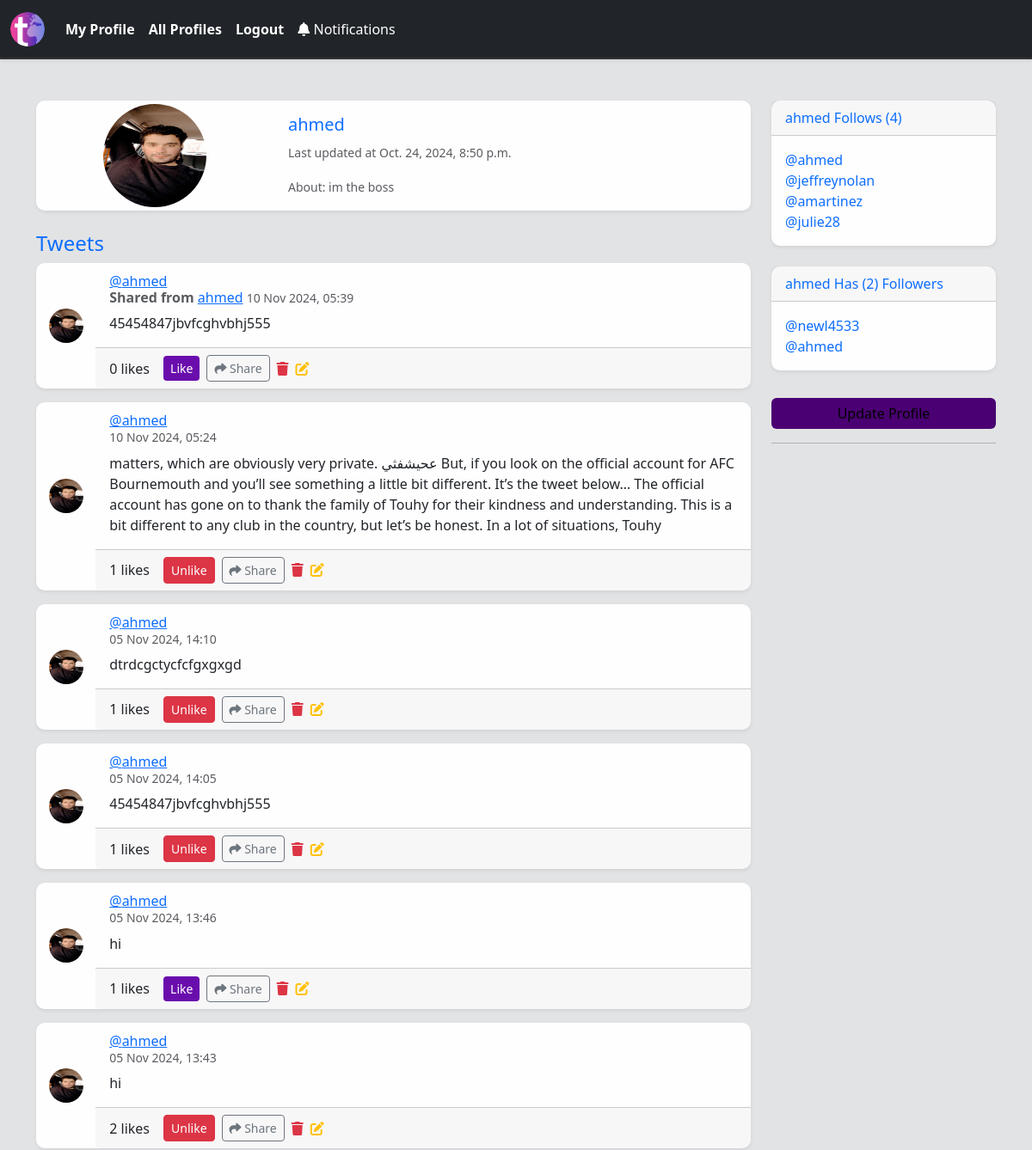
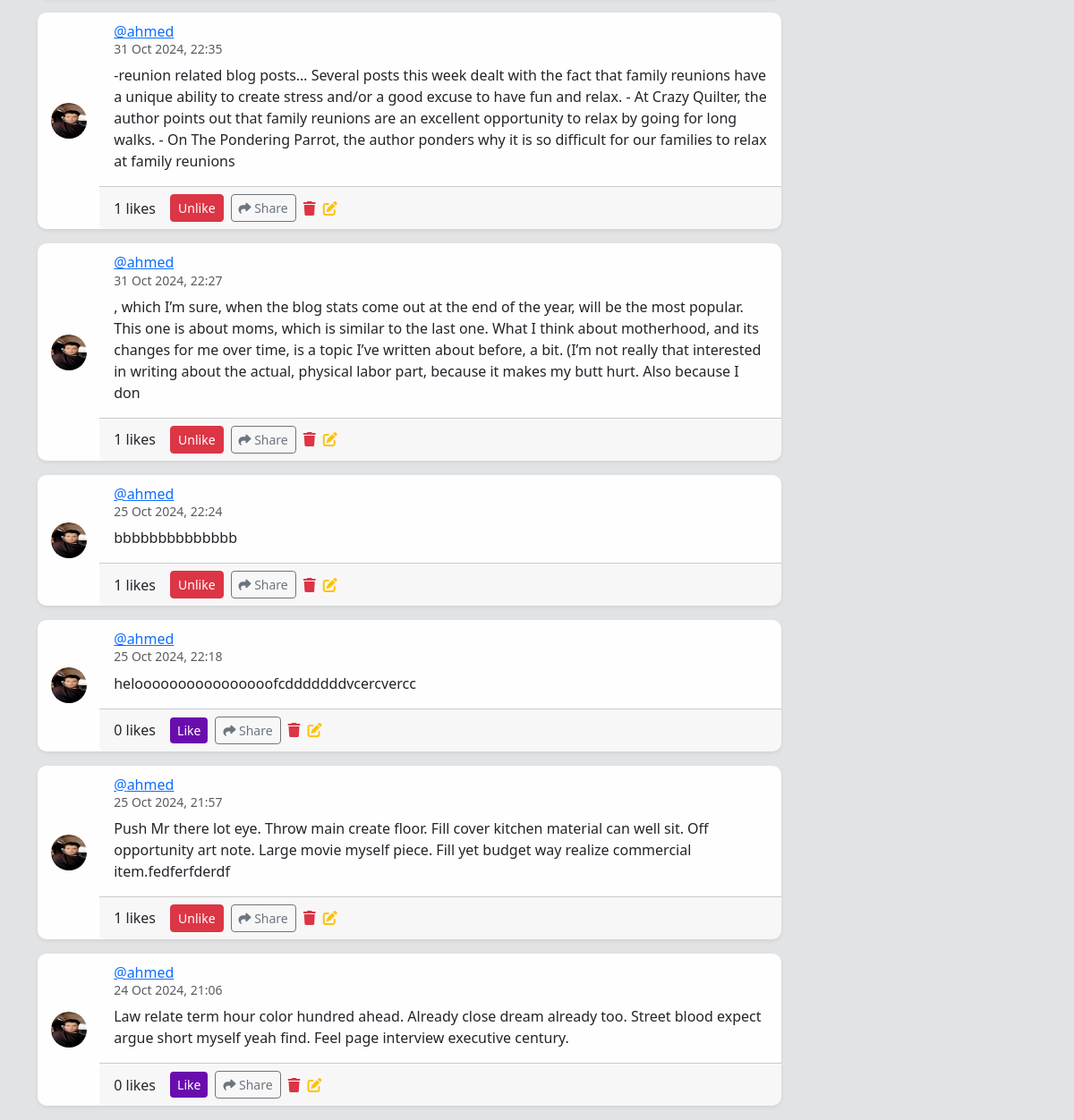
Screenshot of /profile/1 (signed in) with the database file from the repository (2 pictures, top to bottom).
### tweets/models.py (models this page shows, shortened)
class Profile(models.Model):
    user= models.OneToOneField(User , on_delete= models.CASCADE)
    follows= models.ManyToManyField('self' , related_name='followed_by' , symmetrical=False ,blank=True)
    updated= models.DateTimeField(auto_now_add=True)
    bio=models.TextField(max_length=200 , blank=True, null=True)
    image= models.ImageField(blank=True , null= True , upload_to='images/')
    def following_count(self):
        return self.follows.count()
    def followers_count(self):
        return self.followed_by.count()

class Post (models.Model):
    user= models.ForeignKey(User , on_delete=models.CASCADE , related_name='histweets')
    body= models.TextField(max_length=200)
    created= models.DateTimeField(auto_now= True)
    original_user=models.ForeignKey(User, on_delete=models.CASCADE , null=True ,blank=True)
    likes= models.ManyToManyField(User  , related_name='liked', blank=True )
    def likes_number(self):
        return self.likes.count()

### tweets/views.py (the view)
# urls.py: path('profile/<int:pk>', views.show_profile, name= 'profile'),
def show_profile(request,pk):
    if request.user.is_authenticated:
        profile= Profile.objects.get(user_id=pk)
        tweets= Post.objects.filter (user_id=pk).order_by('-created')
        following_count= profile.following_count()
        followers_count= profile.followers_count()
        if request.method== 'POST':
            result= request.POST['follow']
            if result== 'unfollow':
                request.user.profile.follows.remove(profile)
            else :
                request.user.profile.follows.add(profile)
        return render(request,'profile.html',{'profile':profile ,'tweets':tweets ,'following_count':following_count ,'followers_count':followers_count})
    else:
        messages.success(request, ("You Must Be Logged In To View This Page..."))
        return redirect('home')

### tweets/context_processors.py (called while the page is built)
def notifications_count(request):
    if request.user.is_authenticated:
        count = Notification.objects.filter(user=request.user, is_read=False).count()
    else:
        count = 0
    return {'notifications_count': count}

### templates/profile.html (shortened to what this page needs)
{% extends 'base.html' %}
{% load static %}
{% block content %}
<br><br>
<div class="container">
    <div class="row">
        <div class="col-md-9">
            {% if profile %}
            <div class="card mb-3 profile-card shadow-sm">
                <div class="row g-0">
                    <div class="col-md-4 d-flex align-items-center justify-content-center">
                        {% if profile.image %}
                            <img src="{{ profile.image.url }}" class="img-fluid rounded-circle" alt="Profile Image" style="width: 120px; height: 120px;">
                        {% else %}
                            <img src="{% static 'images/default_profile_pic.png' %}" class="img-fluid rounded-circle" alt="Default Image" style="width: 120px; height: 120px;">
                        {% endif %}
                    </div>
                    <div class="col-md-8">
                        <div class="card-body">
                            <h5 class="card-title text-primary">{{ profile.user.username }}</h5>
                            <p class="card-text"><small class="text-muted">Last updated at {{ profile.updated }}</small></p>
                            <p class="card-text"><small class="text-muted">About: {{ profile.bio }}</small></p>
                        </div>
                    </div>
                </div>
            </div>
            {% endif %}
            {% if tweets %}
            <div class="mt-4">
                <h4 class="text-primary">Tweets</h4>
                {% for tweet in tweets %}
                <div class="card mb-3 tweet-card shadow-sm">
                    <div class="row g-0">
                        <div class="col-md-1 d-flex align-items-center justify-content-center">
                            {% if tweet.user.profile.image %}
                                <img src="{{ tweet.user.profile.image.url }}" class="img-fluid rounded-circle" alt="User Image" style="width: 40px; height: 40px;">
                            {% else %}
                                <img src="{% static 'images/default_profile_pic.png' %}" class="img-fluid rounded-circle" alt="Default User Image" style="width: 40px; height: 40px;">
                            {% endif %}
                        </div>
                        <div class="col-md-11">
                            <div class="card-body">
                                <h6 class="card-subtitle mb-2 text-muted">
                                    <a href="{% url 'profile' tweet.user.id %}" class="text-primary">@{{ tweet.user.username }}</a><br>
                                    {% if tweet.original_user %}
                                        <strong>Shared from</strong> <a href="{% url 'profile' tweet.original_user.id %}" class="text-primary">{{ tweet.original_user }}</a>
                                    {% endif %}
                                    <small class="text-muted">{{ tweet.created|date:"d M Y, H:i" }}</small>
                                </h6>
                                <p class="card-text">{{ tweet.body }}</p>
                            </div>
                            <div class="card-footer d-flex justify-content-between align-items-center">
                                <div class="d-flex align-items-center">
                                    <span class="me-3">{{ tweet.likes_number }} likes</span>
                                    {% if user in tweet.likes.all %}
                                        <a href="{% url 'post_like' tweet.id %}">
                                            <button class="btn btn-danger btn-sm me-2">Unlike</button>
                                        </a>
                                    {% else %}
                                        <a href="{% url 'post_like' tweet.id %}">
                                            <button class="btn btn-primary btn-sm me-2">Like</button>
                                        </a>
                                    {% endif %}
                                    <a href="{% url 'share' tweet.id %}" class="btn btn-outline-secondary btn-sm me-2">
                                        <i class="fa-solid fa-share"></i> Share
                                    </a>
                                    {% if user.username == tweet.user.username %}
                                    <a href="{% url 'delete' tweet.id %}" class="me-2">
                                        <i class="fa-solid fa-trash text-danger"></i>
                                    </a>
                                    <a href="{% url 'edit' tweet.id %}" class="me-2">
                                        <i class="fa-solid fa-pen-to-square text-warning"></i>
                                    </a>
                                    {% endif %}
                                </div>
                            </div>
                        </div>
                    </div>
                </div>
                {% endfor %}
            </div>
            {% endif %}
        </div>
        <div class="col-md-3">
            <div class="card mb-4 profile-followers shadow-sm">
                <div class="card-header text-primary">
                    {{ profile.user.username }} Follows ({{ following_count }})
                </div>
                <div class="card-body">
                    {% for following in profile.follows.all %}
                        <a href="{% url 'profile' following.user.id %}" class="text-decoration-none text-primary">@{{ following.user.username }}</a><br>
                    {% endfor %}
                </div>
            </div>
            <div class="card mb-4 profile-followers shadow-sm">
                <div class="card-header text-primary">
                    {{ profile.user.username }} Has ({{ followers_count }}) Followers
                </div>
                <div class="card-body">
                    {% for follower in profile.followed_by.all %}
                        <a href="{% url 'profile' follower.user.id %}" class="text-decoration-none text-primary">@{{ follower.user.username }}</a><br>
                    {% endfor %}
                </div>
            </div>
            {% if request.user.id == profile.user.id %}
            <div class="text-center">
                <a href="{% url 'update_profile' %}"><button class="btn btn-warning mt-2 w-100">Update Profile</button></a>
            </div>
            <hr>
            {% endif %}
        </div>
    </div>
</div>
{% endblock %}

### static/css/style.css (style rules this page uses)
.tweet-card { border-radius: 15px; overflow: hidden; box-shadow: 0 4px 12px rgba(0, 0, 0, 0.1); transition: box-shadow 0.3s ease; }
.btn-warning { background-color: #f0ad4e; color: white; }

### templates/profile.html (style rules this page uses)
body { background-color: #e2e3e5; }
.card { background-color: #f8f9fa; box-shadow: 0px 4px 8px rgba(0, 0, 0, 0.2); border: none; }
.profile-card, .tweet-card, .profile-followers { background-color: #fffeff; border-radius: 10px; }
.text-primary { color: #6a0dad; }
.btn-primary { background-color: #6a0dad; border: none; }
.btn-warning { background-color: #4a0072; border: none; }
.btn-sm { margin-right: 5px; }
.card-footer .me-2 { margin-right: 10px; }

### rows the page displays
Profile: image (picture), user.username "ahmed", updated "Oct. 24, 2024, 8:50 p.m.", bio "im the boss"
Post: user.profile.image (picture), user.username "ahmed", original_user "ahmed", created "10 Nov 2024, 05:39", body "45454847jbvfcghvbhj555", likes_number "0", shows "Like"
Post: user.profile.image (picture), user.username "ahmed", created "10 Nov 2024, 05:24", body "matters, which are obviously very private. عحيشفثي But, if you look on the official account for AFC Bournemouth and you’ll see something a little bit different. It’s the tweet below… The official account has gone on to thank the family of Touhy for their kindness and understanding. This is a bit different to any club in the country, but let’s be honest. In a lot of situations, Touhy", likes_number "1", shows "Unlike"
Post: user.profile.image (picture), user.username "ahmed", created "05 Nov 2024, 14:10", body "dtrdcgctycfcfgxgxgd", likes_number "1", shows "Unlike"
Post: user.profile.image (picture), user.username "ahmed", created "05 Nov 2024, 14:05", body "45454847jbvfcghvbhj555", likes_number "1", shows "Unlike"
Post: user.profile.image (picture), user.username "ahmed", created "05 Nov 2024, 13:46", body "hi", likes_number "1", shows "Like"
Post: user.profile.image (picture), user.username "ahmed", created "05 Nov 2024, 13:43", body "hi", likes_number "2", shows "Unlike"
Post: user.profile.image (picture), user.username "ahmed", created "31 Oct 2024, 22:35", body "-reunion related blog posts… Several posts this week dealt with the fact that family reunions have a unique ability to create stress and/or a good excuse to have fun and relax. - At Crazy Quilter, the author points out that family reunions are an excellent opportunity to relax by going for long walks. - On The Pondering Parrot, the author ponders why it is so difficult for our families to relax at family reunions", likes_number "1", shows "Unlike"
Post: user.profile.image (picture), user.username "ahmed", created "31 Oct 2024, 22:27", body ", which I’m sure, when the blog stats come out at the end of the year, will be the most popular. This one is about moms, which is similar to the last one. What I think about motherhood, and its changes for me over time, is a topic I’ve written about before, a bit. (I’m not really that interested in writing about the actual, physical labor part, because it makes my butt hurt. Also because I don", likes_number "1", shows "Unlike"
Post: user.profile.image (picture), user.username "ahmed", created "25 Oct 2024, 22:24", body "bbbbbbbbbbbbbb", likes_number "1", shows "Unlike"
Post: user.profile.image (picture), user.username "ahmed", created "25 Oct 2024, 22:18", body "heloooooooooooooooofcdddddddvcercvercc", likes_number "0", shows "Like"
Post: user.profile.image (picture), user.username "ahmed", created "25 Oct 2024, 21:57", body "Push Mr there lot eye. Throw main create floor. Fill cover kitchen material can well sit. Off opportunity art note. Large movie myself piece. Fill yet budget way realize commercial item.fedferfderdf", likes_number "1", shows "Unlike"
Post: user.profile.image (picture), user.username "ahmed", created "24 Oct 2024, 21:06", body "Law relate term hour color hundred ahead. Already close dream already too. Street blood expect argue short myself yeah find. Feel page interview executive century.", likes_number "0", shows "Like"
Profile: user.username "jeffreynolan"
Profile: user.username "amartinez"
Profile: user.username "julie28"
Profile: user.username "newl4533"

### other values shown
{{ following_count }} "4"
{{ followers_count }} "2"
